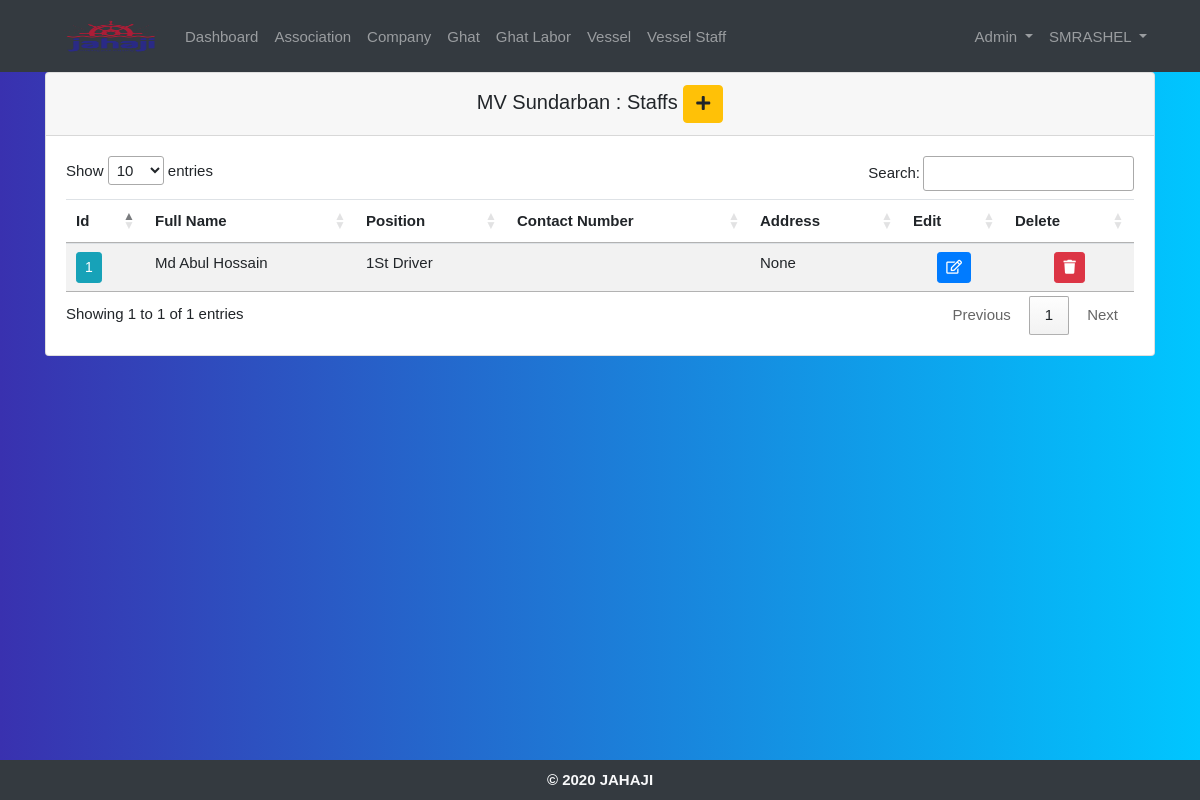
Screenshot of /ship_seafarers/2/ (signed in) with the database file from the repository.
### crewdatabd/models.py (models this page shows, shortened)
class Vessel(models.Model):
    company = models.ForeignKey(Companie, on_delete=models.CASCADE)
    ship_name = models.CharField('Ship Name', max_length=200)
    registration_number = models.CharField('Registration Number', unique=True, max_length=200, null=True, blank=True)
    ship_type = models.ForeignKey(VesselType, on_delete=models.CASCADE)
    ship_capacity = models.CharField('Ship Capacity', max_length=200, null=True, blank=True)
    goods_type = models.ForeignKey(GoodsType, on_delete=models.SET_NULL, blank=True, null=True)
    max_draft = models.CharField('Max Draft (Feet)', max_length=200, null=True, blank=True)
    route_name = models.CharField('Route Name', max_length=200, null=True, blank=True)
    added_by = models.ForeignKey(
        settings.AUTH_USER_MODEL,
        on_delete=models.CASCADE, null=True, blank=True, related_name='+'
    )
    added_date = models.DateTimeField('Added Date', auto_now_add=True, null=True, blank=True)
    updated_by = models.ForeignKey(
        settings.AUTH_USER_MODEL,
        on_delete=models.CASCADE, null=True, blank=True, related_name='+'
    )
    updated_date = models.DateTimeField('Updated Date', auto_now_add=False, null=True, blank=True)

class ShippingStaff(models.Model):
    APOSITIVE = 'A+'
    ANEGATIVE = 'A-'
    ABPOSITIVE = 'AB+'
    ABNEGATIVE = 'AB-'
    BPOSITIVE = 'B+'
    BNEGATIVE = 'B-'
    OPOSITIVE = 'O+'
    ONEGATIVE = 'O-'
    TOUCH = 'touch'
    BUTTON = 'button'
    BLOOD_GROUP_CHOICES = [
        (APOSITIVE, 'A Positive'),
        (ANEGATIVE, 'A Negative'),
        (ABPOSITIVE, 'AB Positive'),
        (ABNEGATIVE, 'AB Negative'),
        (BPOSITIVE, 'B Positive'),
        (BNEGATIVE, 'B Negative'),
        (OPOSITIVE, 'O Positive'),
        (ONEGATIVE, 'O Negative'),
    ]
    MOBILE_TYPE_CHOICES = [
        (TOUCH, 'Touch'),
        (BUTTON, 'Button'),
    ]
    company = models.ForeignKey(Companie, on_delete=models.CASCADE)
    vessel = models.ForeignKey(Vessel, on_delete=models.CASCADE)
    full_name = models.CharField('Full Name', max_length=200)
    position = models.ForeignKey(Position, on_delete=models.CASCADE)
    contact_number = models.CharField('Contact Number', unique=True, max_length=200)
    home_address = models.CharField('Address', max_length=200, null=True, blank=True)
    district = models.ForeignKey(District, on_delete=models.CASCADE)
    thana = models.ForeignKey(Thana, on_delete=models.CASCADE)
    family_members = models.CharField('Family Members', max_length=200, null=True, blank=True)
    monthly_salary = models.IntegerField('Monthly Salary', null=True, blank=True)
    avg_family_m_income = models.IntegerField('AVG Family Income/Month', null=True, blank=True)
    birth_date = models.DateField('Date of Birth', null=True, blank=True)
    nid_number = models.CharField('NID Number', unique=True, null=True, max_length=200, blank=True)
    education_level = models.ForeignKey(EducationLevel, on_delete=models.CASCADE)
    professional_certificate = models.CharField('Professional Certificate', max_length=200, null=True, blank=True)
    mobile_type = models.CharField('Mobile Type', max_length=200, choices=MOBILE_TYPE_CHOICES, null=True, blank=True)
    bank_account = models.BooleanField('Bank Account', null=True, blank=True)
    mobile_money_account = models.ForeignKey(MobileMoneyAccount, on_delete=models.CASCADE, null=True, blank=True)
    blood_group = models.CharField('Blood Group', max_length=200, choices=BLOOD_GROUP_CHOICES, null=True, blank=True)
    affiliated_association = models.ManyToManyField(Association,
                                                    limit_choices_to={'association_type': "Labor's Association"},
                                                    null=True, blank=True)
    added_by = models.ForeignKey(
        settings.AUTH_USER_MODEL,
        on_delete=models.CASCADE, null=True, blank=True, related_name='+'
    )
    added_date = models.DateTimeField('Added Date', auto_now_add=True, null=True, blank=True)
    updated_by = models.ForeignKey(
        settings.AUTH_USER_MODEL,
        on_delete=models.CASCADE, null=True, blank=True, related_name='+'
    )
    updated_date = models.DateTimeField('Updated Date', auto_now_add=False, null=True, blank=True)

class Position(models.Model):
    position = models.CharField('Position', unique=True, max_length=200)
    added_by = models.ForeignKey(
        settings.AUTH_USER_MODEL,
        on_delete=models.CASCADE, null=True, blank=True, related_name='+'
    )
    added_date = models.DateTimeField('Added Date', auto_now_add=True, null=True, blank=True)
    updated_by = models.ForeignKey(
        settings.AUTH_USER_MODEL,
        on_delete=models.CASCADE, null=True, blank=True, related_name='+'
    )
    updated_date = models.DateTimeField('Updated Date', auto_now_add=False, null=True, blank=True)
    def __str__(self):
        return self.position

### crewdatabd/decorators.py (the view)
        def wrapper_func(request, *args, **kwargs):
            group = None
            if request.user.groups.exists():
                group = request.user.groups.all()[0].name
            if group in allowed_roles:
                 return view_func(request, *args, **kwargs)
            else:
                return redirect('home')

### crewdatabd/views.py (called while the page is built)
@login_required(login_url='login')
@allowed_users(allowed_roles=['admin', 'manager', 'vessel', 'viewer'])
def shipStaffs(request, pk):
    ship = get_object_or_404(Vessel, id=pk)
    seafarers = ShippingStaff.objects.filter(vessel=pk)
    context = {'ship': ship, 'seafarers': seafarers}
    return render(request, 'crewdatabd/ship_staffs.html', context)

### crewdatabd/templates/crewdatabd/ship_staffs.html (shortened to what this page needs)
{% extends 'crewdatabd/main.html' %}
{% block content %}
        <div class="card text-black mb-3">
            <h5 class="card-header text-center">
                {{ship.ship_name}} : Staffs
            {% for group in user.groups.all %}
              {% if group.name == 'admin' or group.name == 'manager' %}
                <a href="{% url 'create_seafarer' %}" class="btn btn-warning">
                    <i class="fas fa-plus"></i>
                </a>
              {% endif %}
            {% endfor %}
            </h5>
            <div class="card-body">
                <div align="center" style="overflow:auto">
                    <table id="ship" class="table table-striped table-hover">
                        <thead>
                            <tr>
                                <th scope="col">Id</th>
                                <th scope="col">Full Name</th>
                                <th scope="col">Position</th>
                                <th scope="col">Contact Number</th>
                                <th scope="col">Address</th>
                                {% for group in user.groups.all %}
                                  {% if group.name == 'admin' or group.name == 'manager' %}
                                <th scope="col">Edit</th>
                                <th scope="col">Delete</th>
                                  {% endif %}
                                {% endfor %}
                            </tr>
                        </thead>
                        <tbody>
                        {% for seafarer in seafarers %}
                            <tr>
                                <td>
                                    <a href="{% url 'read_seafarer' seafarer.id %}" type="button" class="update-book btn btn-sm btn-info">
                                      {{ seafarer.id }}
                                    </a>
                                </td>
                                <td>{{ seafarer.full_name }}</td>
                                <td>{{ seafarer.position }}</td>
                                <td>{{ seafarer.phone_number }}</td>
                                <td>{{ seafarer.home_address }}</td>
                                {% for group in user.groups.all %}
                                  {% if group.name == 'admin' or group.name == 'manager' %}
                                <td class="text-center">
                                    <a href="{% url 'update_seafarer' seafarer.id %}" type="button" class="update-book btn btn-sm btn-primary">
                                      <i class="far fa-edit"></i>
                                    </a>
                                </td>
                                <td class="text-center">
                                    <a href="{% url 'delete_seafarer' seafarer.id %}" type="button" class="update-book btn btn-sm btn-danger">
                                      <i class="fas fa-trash"></i>
                                    </a>
                                </td>
                                  {% endif %}
                                {% endfor %}
                            </tr>
                        {% endfor %}
                        </tbody>
                    </table>
                </div>
            </div>
        </div>
{% endblock %}

### crewdatabd/templates/crewdatabd/navbar.html (shortened to what this page needs)
{% load static %}
<nav class="navbar navbar-expand-lg navbar-dark bg-dark">
  <div class="container">
    <div class="collapse navbar-collapse" id="navbarSupportedContent">
      <a class="nav-link" href="{% url 'home' %}">
        <img src="{% static 'images/logo.png' %}" id="logo" alt="logo"  width="100" height="40">
      </a>
      <ul class="navbar-nav mr-auto">
        <li class="nav-item">
          <a class="nav-link" href="{% url 'home' %}">Dashboard</a>
        </li>
        {% for group in user.groups.all %}
          {% if group.name == 'admin' or group.name == 'manager' or group.name == 'viewer' %}
            <li class="nav-item">
              <a class="nav-link" href="{% url 'associations' %}">Association</a>
            </li>
          {% endif %}
        {% endfor %}
        {% for group in user.groups.all %}
          {% if group.name == 'admin' or group.name == 'manager' or group.name == 'jahaji' or group.name == 'viewer' %}
            <li class="nav-item">
              <a class="nav-link" href="{% url 'companies' %}">Company</a>
            </li>
          {% endif %}
        {% endfor %}
        {% for group in user.groups.all %}
          {% if group.name == 'admin' or group.name == 'manager' or group.name == 'jahaji' or group.name == 'viewer' %}
            <li class="nav-item">
              <a class="nav-link" href="{% url 'ghats' %}">Ghat</a>
            </li>
          {% endif %}
        {% endfor %}
        {% for group in user.groups.all %}
          {% if group.name == 'admin' or group.name == 'manager' or group.name == 'ghat' or group.name == 'viewer' %}
            <li class="nav-item">
              <a class="nav-link" href="{% url 'ghat_labors' %}">Ghat Labor</a>
            </li>
          {% endif %}
        {% endfor %}
        {% for group in user.groups.all %}
          {% if group.name == 'admin' or group.name == 'manager' or group.name == 'jahaji' or group.name == 'viewer' %}
            <li class="nav-item">
              <a class="nav-link" href="{% url 'ships' %}">Vessel</a>
            </li>
          {% endif %}
        {% endfor %}
        {% for group in user.groups.all %}
          {% if group.name == 'admin' or group.name == 'manager' or group.name == 'vessel' or group.name == 'viewer' %}
            <li class="nav-item">
              <a class="nav-link" href="{% url 'seafarers' %}">Vessel Staff</a>
            </li>
          {% endif %}
        {% endfor %}
      </ul>
      <ul class="navbar-nav navbar-right">
      {% for group in user.groups.all %}
        {% if group.name == 'admin' or group.name == 'manager' %}
          <li class="nav-item dropdown">
            <a class="nav-link dropdown-toggle" href="#" id="navbarDropdown" role="button" data-toggle="dropdown" aria-haspopup="true" aria-expanded="false">
              Admin
            </a>
          </li>
        {% endif %}
      {% endfor %}
        <li class="nav-item dropdown">
          <a class="nav-link dropdown-toggle" href="#" id="navbarDropdown" role="button" data-toggle="dropdown" aria-haspopup="true" aria-expanded="false">
            {{user.username|upper}}
          </a>
        </li>
      </ul>
    </div>
  </div>
</nav>

### static/css/main.css (style rules this page uses)
html { position: relative; min-height: 100%; }
body { margin-bottom: 40px; font-family: "segoe-ui", "open-sans", tahoma, arial; font-size: 15px; }
.navbar-nav >li >a, .navbar-brand { color: #f8f9fa; padding-top: 5px !important; padding-bottom: 10px !important; height: 30px; }
.navbar { min-height: 30px !important; }

### static/css/seafarer_details.css (style rules this page uses)
body { background: -webkit-linear-gradient(left, #3931af, #00c6ff); }

### rows the page displays
Vessel: ship_name "MV Sundarban"
ShippingStaff: id "1", full_name "Md Abul Hossain", position "1St Driver", home_address "None"

### other values shown
{{ user.username|upper }} "SMRASHEL"
